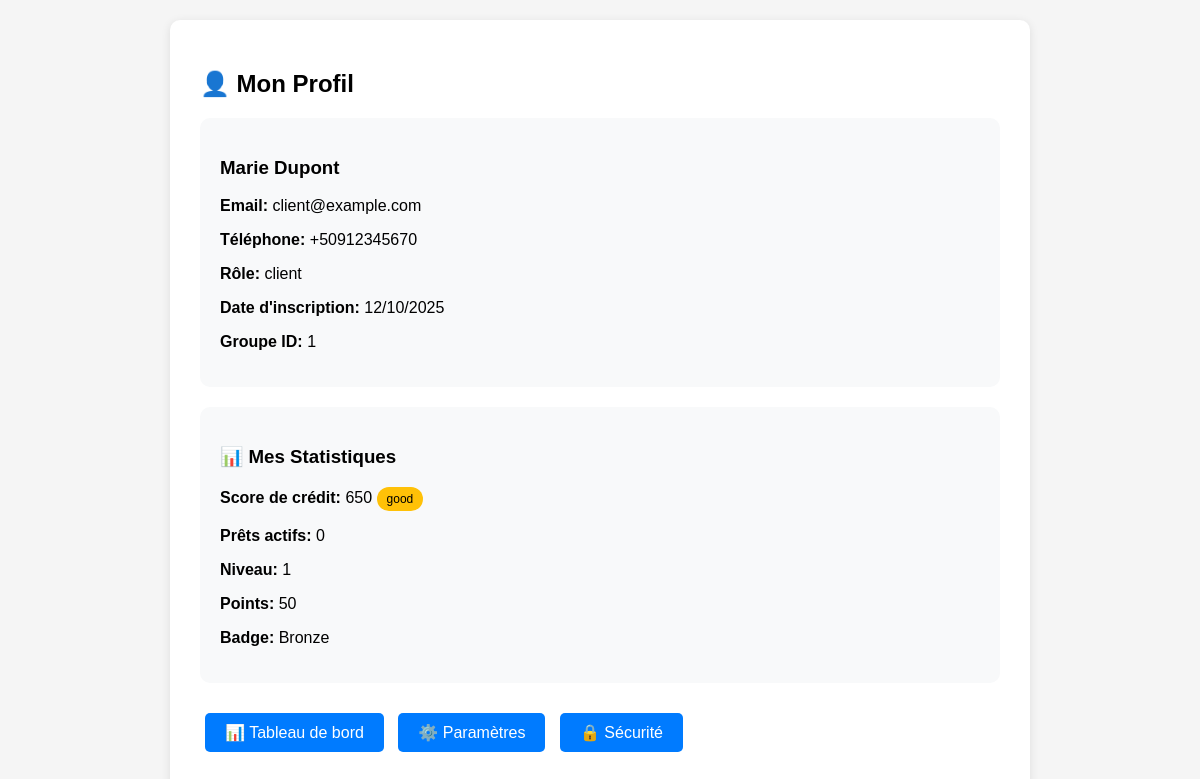
/profil (signed in), run on an earlier commit of the app's database.
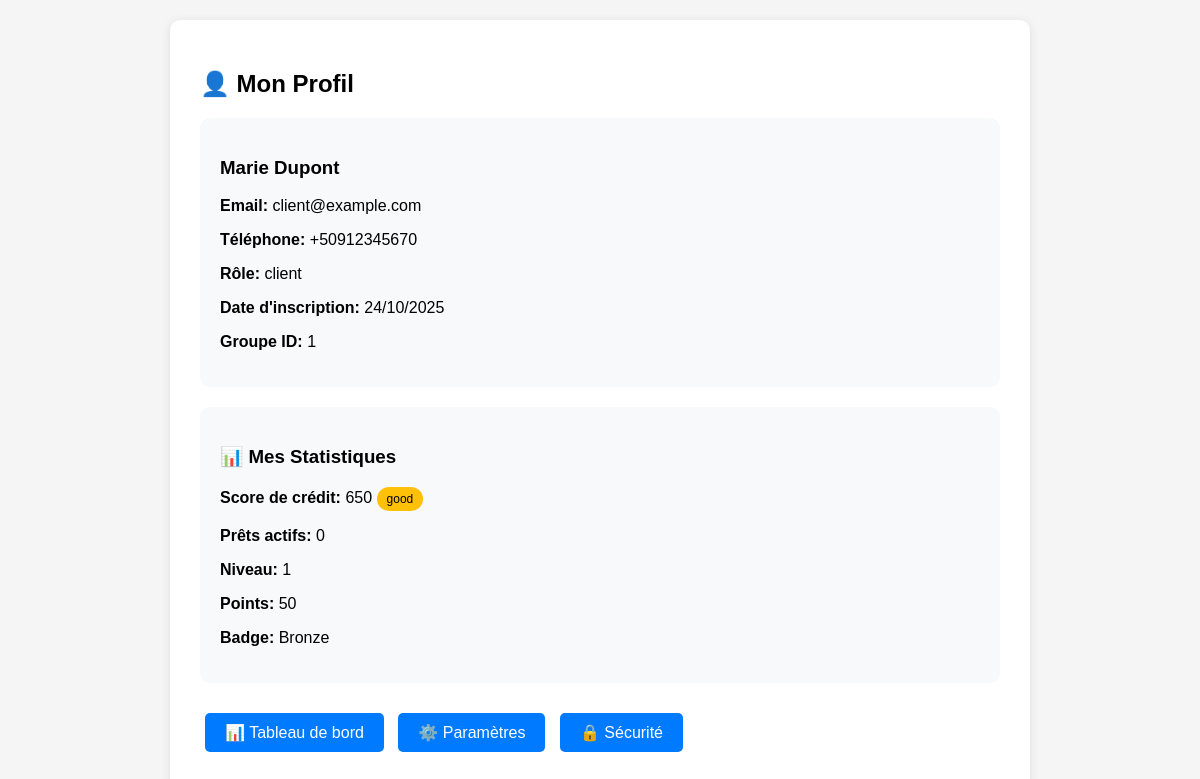
And on a later commit of the database.
### app.py (models this page shows, shortened)
class User(UserMixin, db.Model):
    __tablename__ = 'users'
    id = db.Column(db.Integer, primary_key=True)
    username = db.Column(db.String(80), unique=True, nullable=True)
    email = db.Column(db.String(120), unique=True)
    password_hash = db.Column(db.String(255))
    fonction = db.Column(db.String(50))  # caissier, conseiller, etc.
    role = db.Column(db.String(20), default='client')  # client, employe, admin, superviseur
    statut = db.Column(db.String(20), default='actif')  # 'actif', 'en_attente', 'inactif'
    approuve_par = db.Column(db.Integer, db.ForeignKey('users.id'), nullable=True)  # Admin qui a approuvé
    date_approbation = db.Column(db.DateTime, nullable=True)
    permissions = db.Column(db.Text)  # Stocke les permissions en JSON
    nom = db.Column(db.String(100))
    prenom = db.Column(db.String(100))
    telephone = db.Column(db.String(20))
    date_creation = db.Column(db.DateTime, default=datetime.utcnow)
    groupe_id = db.Column(db.Integer, db.ForeignKey('groupes.id'), nullable=True)
    code_client = db.Column(db.String(20), unique=True, nullable=True)
    adresse = db.Column(db.Text)
    cin = db.Column(db.String(50), unique=True, nullable=True)
    date_naissance = db.Column(db.DateTime, nullable=True)
    profession = db.Column(db.String(100))
    revenu_mensuel = db.Column(db.Float, default=0)
    date_inscription = db.Column(db.DateTime, default=datetime.utcnow)
    groupe_id = db.Column(db.Integer, db.ForeignKey('groupes.id'), nullable=True)
    depenses_mensuelles = db.Column(db.Float, default=0)
    capacite_remboursement = db.Column(db.Float, default=0)
    photo_id = db.Column(db.String(255))
    photo_selfie = db.Column(db.String(255))
    verification_faciale = db.Column(db.Boolean, default=False)
    score_verification = db.Column(db.Float, default=0)

### app.py (the view)
@app.route('/profil')
@login_required
def profil():
    prets_actifs = Pret.query.filter_by(client_id=current_user.id, statut='approuve').count() if hasattr(current_user,
                                                                                                         'groupe_id') else 0
    stats = {
        'score_credit': 650,
        'score_categorie': 'good',
        'prets_actifs': prets_actifs,
        'montant_actifs': 0,
        'niveau': 1,
        'points': 50,
        'badge': 'Bronze'
    }
    return render_template('profil.html', user=current_user, stats=stats)

### app.py (called while the page is built)
@login_manager.user_loader
def load_user(user_id):
    return db.session.get(User, int(user_id))  # ← Version moderne au lieu de User.query.get()

@app.before_request
def list_routes():
    if not hasattr(app, 'routes_listed'):
        print("=== ROUTES DISPONIBLES ===")
        for rule in app.url_map.iter_rules():
            print(f"{rule.rule} -> {rule.endpoint}")
        print("==========================")
        app.routes_listed = True

### templates/profil.html (shortened to what this page needs)
<!DOCTYPE html>
<html>
<head>
</head>
<body>
    <div class="container">
        <h2>👤 Mon Profil</h2>
        <div class="card">
            <h3>{{ user.prenom }} {{ user.nom }}</h3>
            <p><strong>Email:</strong> {{ user.email }}</p>
            <p><strong>Téléphone:</strong> {{ user.telephone or 'Non renseigné' }}</p>
            <p><strong>Rôle:</strong> {{ user.role }}</p>
            <p><strong>Date d'inscription:</strong> {{ user.date_creation.strftime('%d/%m/%Y') }}</p>
            {% if user.groupe_id %}
                <p><strong>Groupe ID:</strong> {{ user.groupe_id }}</p>
            {% endif %}
        </div>
        <div class="card">
            <h3>📊 Mes Statistiques</h3>
            <p><strong>Score de crédit:</strong> {{ stats.score_credit }}
                <span class="badge">{{ stats.score_categorie }}</span>
            </p>
            <p><strong>Prêts actifs:</strong> {{ stats.prets_actifs }}</p>
            <p><strong>Niveau:</strong> {{ stats.niveau }}</p>
            <p><strong>Points:</strong> {{ stats.points }}</p>
            <p><strong>Badge:</strong> {{ stats.badge }}</p>
        </div>
        <div>
            <a href="/tableau-de-bord" class="btn">📊 Tableau de bord</a>
            <a href="/parametres" class="btn">⚙️ Paramètres</a>
            <a href="/securite" class="btn">🔒 Sécurité</a>
        </div>
    </div>
</body>
</html>

What changed in the data, as far as the page shows it:
changed User "Marie": date_creation "12/10/2025" → "24/10/2025"
